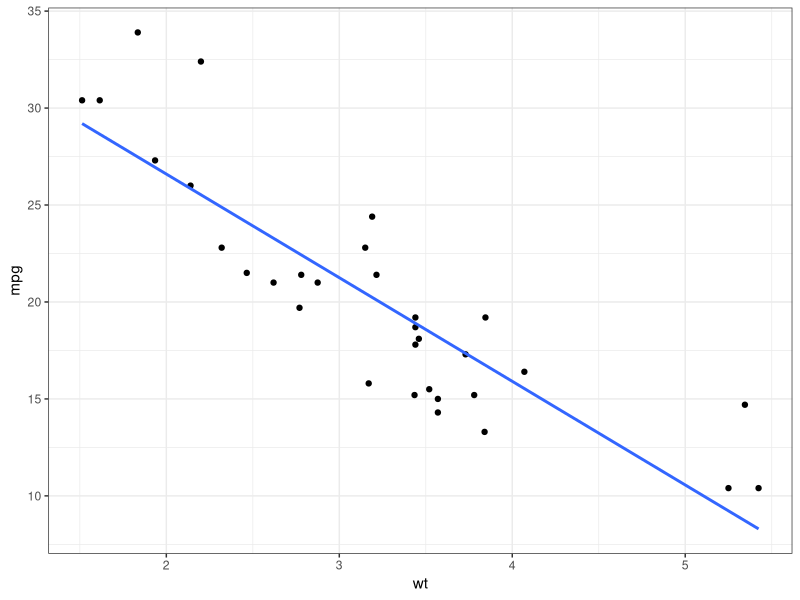
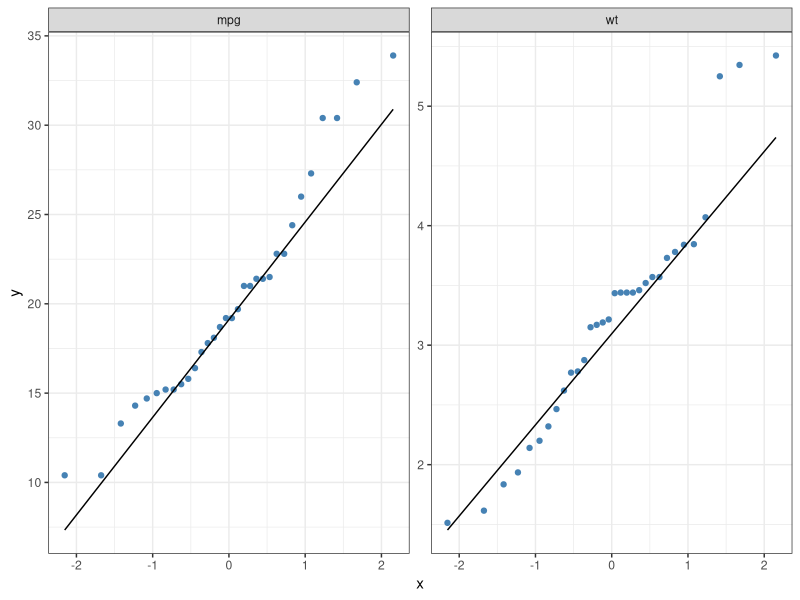
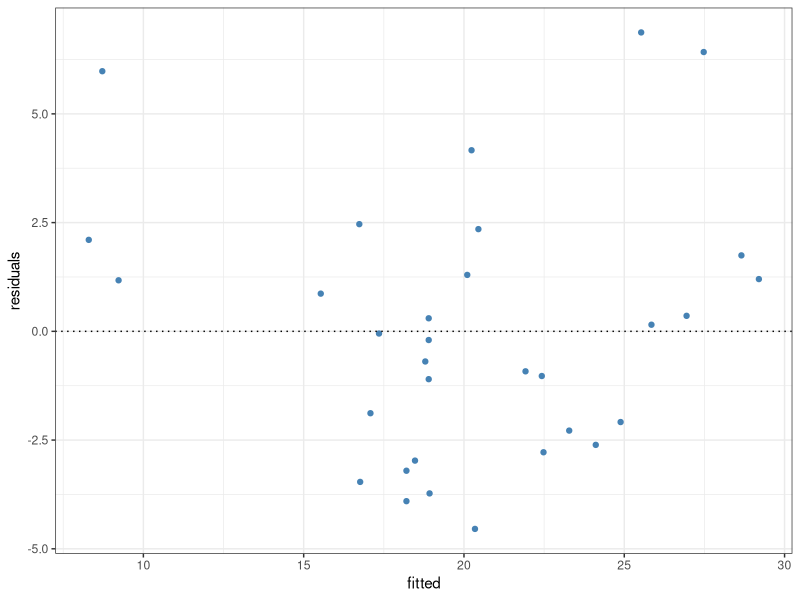

Write the R code that produced these figures, in order.
## ---- chunk 1
lm(mpg~wt, mtcars)
## ---- chunk 2
summary(lm(mpg~wt, mtcars))
## ---- chunk 3
library(tidyverse)

ggplot(mtcars, aes(x = wt, y = mpg)) +
  geom_point() + 
  geom_smooth(method = "lm", se = F) +
  theme_bw()
## ---- chunk 4
mtcars %>% 
  select(mpg, wt) %>%
  pivot_longer(names_to = "vars", values_to = "values", cols = everything()) %>% 
  ggplot(aes(sample = values)) +
  geom_qq(color = "steelblue") +
  geom_qq_line() +
  facet_wrap(~vars, scales = "free") +
  theme_bw()
## ---- chunk 5
# The residuals and fitted values can also be obtained if you feed the linear regression model into `augment()` function from the **broom** package.

data.frame(
  fitted = fitted(lm(mpg~wt, mtcars)),
  residuals = resid(lm(mpg~wt, mtcars))
) %>% 
  ggplot(aes(x = fitted, y = residuals)) +
  geom_point(color = "steelblue") +
  geom_hline(yintercept = 0, linetype = "dotted") +
  theme_bw()
## ---- chunk 6
# predicting 'mpg' if 'wt' is equal to 10
predict.lm(lm(mpg~wt, mtcars),  data.frame(wt = 5))

